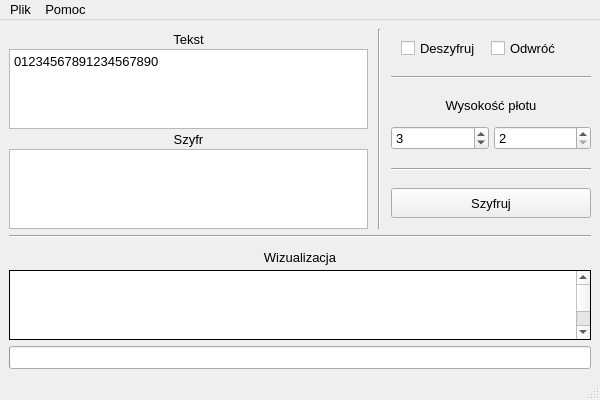
<?xml version="1.0" encoding="UTF-8"?>
<ui version="4.0">
 <class>MainWindow</class>
 <widget class="QMainWindow" name="MainWindow">
  <property name="geometry">
   <rect>
    <x>0</x>
    <y>0</y>
    <width>600</width>
    <height>400</height>
   </rect>
  </property>
  <property name="sizePolicy">
   <sizepolicy hsizetype="Preferred" vsizetype="Preferred">
    <horstretch>0</horstretch>
    <verstretch>0</verstretch>
   </sizepolicy>
  </property>
  <property name="minimumSize">
   <size>
    <width>600</width>
    <height>400</height>
   </size>
  </property>
  <property name="font">
   <font>
    <pointsize>10</pointsize>
   </font>
  </property>
  <property name="windowTitle">
   <string>Szyfr płotkowy</string>
  </property>
  <property name="toolButtonStyle">
   <enum>Qt::ToolButtonTextOnly</enum>
  </property>
  <property name="animated">
   <bool>false</bool>
  </property>
  <property name="tabShape">
   <enum>QTabWidget::Triangular</enum>
  </property>
  <widget class="QWidget" name="centralwidget">
   <property name="minimumSize">
    <size>
     <width>600</width>
     <height>280</height>
    </size>
   </property>
   <property name="palette">
    <palette>
     <active/>
     <inactive/>
     <disabled/>
    </palette>
   </property>
   <layout class="QVBoxLayout" name="verticalLayout">
    <item>
     <layout class="QHBoxLayout" name="appLayoyt">
      <property name="spacing">
       <number>10</number>
      </property>
      <property name="sizeConstraint">
       <enum>QLayout::SetFixedSize</enum>
      </property>
      <item>
       <layout class="QVBoxLayout" name="mainLayout">
        <property name="spacing">
         <number>0</number>
        </property>
        <property name="sizeConstraint">
         <enum>QLayout::SetFixedSize</enum>
        </property>
        <item>
         <widget class="QLabel" name="firstTextLabel">
          <property name="sizePolicy">
           <sizepolicy hsizetype="Preferred" vsizetype="Fixed">
            <horstretch>0</horstretch>
            <verstretch>0</verstretch>
           </sizepolicy>
          </property>
          <property name="minimumSize">
           <size>
            <width>0</width>
            <height>20</height>
           </size>
          </property>
          <property name="maximumSize">
           <size>
            <width>16777215</width>
            <height>20</height>
           </size>
          </property>
          <property name="text">
           <string>Tekst</string>
          </property>
          <property name="alignment">
           <set>Qt::AlignCenter</set>
          </property>
          <property name="buddy">
           <cstring>firstText</cstring>
          </property>
         </widget>
        </item>
        <item>
         <widget class="QPlainTextEdit" name="firstText">
          <property name="enabled">
           <bool>true</bool>
          </property>
          <property name="sizePolicy">
           <sizepolicy hsizetype="Expanding" vsizetype="Fixed">
            <horstretch>0</horstretch>
            <verstretch>0</verstretch>
           </sizepolicy>
          </property>
          <property name="maximumSize">
           <size>
            <width>16777215</width>
            <height>100</height>
           </size>
          </property>
          <property name="toolTip">
           <string>Tutaj wprowadza się wejście dla algorytmu</string>
          </property>
          <property name="plainText">
           <string>01234567891234567890</string>
          </property>
         </widget>
        </item>
        <item>
         <widget class="QLabel" name="secondTextLabel">
          <property name="sizePolicy">
           <sizepolicy hsizetype="Expanding" vsizetype="Fixed">
            <horstretch>0</horstretch>
            <verstretch>0</verstretch>
           </sizepolicy>
          </property>
          <property name="minimumSize">
           <size>
            <width>0</width>
            <height>20</height>
           </size>
          </property>
          <property name="maximumSize">
           <size>
            <width>16777215</width>
            <height>20</height>
           </size>
          </property>
          <property name="text">
           <string>Szyfr</string>
          </property>
          <property name="alignment">
           <set>Qt::AlignCenter</set>
          </property>
         </widget>
        </item>
        <item>
         <widget class="QPlainTextEdit" name="secondText">
          <property name="sizePolicy">
           <sizepolicy hsizetype="Expanding" vsizetype="Fixed">
            <horstretch>0</horstretch>
            <verstretch>0</verstretch>
           </sizepolicy>
          </property>
          <property name="maximumSize">
           <size>
            <width>16777215</width>
            <height>100</height>
           </size>
          </property>
          <property name="toolTip">
           <string>Wyjście algorytmu</string>
          </property>
          <property name="readOnly">
           <bool>true</bool>
          </property>
         </widget>
        </item>
       </layout>
      </item>
      <item>
       <widget class="Line" name="main_sideSeparator">
        <property name="sizePolicy">
         <sizepolicy hsizetype="Fixed" vsizetype="Minimum">
          <horstretch>0</horstretch>
          <verstretch>0</verstretch>
         </sizepolicy>
        </property>
        <property name="orientation">
         <enum>Qt::Vertical</enum>
        </property>
       </widget>
      </item>
      <item>
       <layout class="QVBoxLayout" name="sideLayout" stretch="0,0,0,0,0,0">
        <property name="spacing">
         <number>5</number>
        </property>
        <property name="sizeConstraint">
         <enum>QLayout::SetFixedSize</enum>
        </property>
        <item>
         <layout class="QHBoxLayout" name="optionsLayout">
          <property name="spacing">
           <number>0</number>
          </property>
          <item>
           <widget class="QCheckBox" name="modeCheck">
            <property name="sizePolicy">
             <sizepolicy hsizetype="Fixed" vsizetype="Fixed">
              <horstretch>0</horstretch>
              <verstretch>0</verstretch>
             </sizepolicy>
            </property>
            <property name="minimumSize">
             <size>
              <width>80</width>
              <height>20</height>
             </size>
            </property>
            <property name="maximumSize">
             <size>
              <width>80</width>
              <height>20</height>
             </size>
            </property>
            <property name="toolTip">
             <string>Zmienia tryb działania algorytmu z szyfrowania na deszfyrowanie</string>
            </property>
            <property name="text">
             <string>Deszyfruj</string>
            </property>
            <property name="iconSize">
             <size>
              <width>32</width>
              <height>32</height>
             </size>
            </property>
           </widget>
          </item>
          <item>
           <widget class="QCheckBox" name="inverseCheck">
            <property name="sizePolicy">
             <sizepolicy hsizetype="Fixed" vsizetype="Fixed">
              <horstretch>0</horstretch>
              <verstretch>0</verstretch>
             </sizepolicy>
            </property>
            <property name="minimumSize">
             <size>
              <width>80</width>
              <height>20</height>
             </size>
            </property>
            <property name="maximumSize">
             <size>
              <width>90</width>
              <height>20</height>
             </size>
            </property>
            <property name="layoutDirection">
             <enum>Qt::LeftToRight</enum>
            </property>
            <property name="text">
             <string>Odwróć</string>
            </property>
            <property name="checkable">
             <bool>true</bool>
            </property>
            <property name="checked">
             <bool>false</bool>
            </property>
           </widget>
          </item>
         </layout>
        </item>
        <item>
         <widget class="Line" name="modeSeparator">
          <property name="sizePolicy">
           <sizepolicy hsizetype="Fixed" vsizetype="Fixed">
            <horstretch>0</horstretch>
            <verstretch>0</verstretch>
           </sizepolicy>
          </property>
          <property name="minimumSize">
           <size>
            <width>200</width>
            <height>10</height>
           </size>
          </property>
          <property name="maximumSize">
           <size>
            <width>200</width>
            <height>10</height>
           </size>
          </property>
          <property name="orientation">
           <enum>Qt::Horizontal</enum>
          </property>
         </widget>
        </item>
        <item>
         <widget class="QLabel" name="heightLabel">
          <property name="sizePolicy">
           <sizepolicy hsizetype="Fixed" vsizetype="Fixed">
            <horstretch>0</horstretch>
            <verstretch>0</verstretch>
           </sizepolicy>
          </property>
          <property name="minimumSize">
           <size>
            <width>200</width>
            <height>16</height>
           </size>
          </property>
          <property name="maximumSize">
           <size>
            <width>200</width>
            <height>13</height>
           </size>
          </property>
          <property name="text">
           <string>Wysokość płotu</string>
          </property>
          <property name="alignment">
           <set>Qt::AlignCenter</set>
          </property>
         </widget>
        </item>
        <item>
         <layout class="QHBoxLayout" name="heightLayout" stretch="0,0">
          <property name="leftMargin">
           <number>0</number>
          </property>
          <item>
           <widget class="QSpinBox" name="firstBoardHeight">
            <property name="toolTip">
             <string>Wysokość pierwszej ,,deski'' płotu, czyli odcinka wzdłuż którego położone są litery</string>
            </property>
            <property name="minimum">
             <number>2</number>
            </property>
            <property name="maximum">
             <number>20</number>
            </property>
            <property name="value">
             <number>3</number>
            </property>
           </widget>
          </item>
          <item>
           <widget class="QSpinBox" name="secondBoardHeight">
            <property name="toolTip">
             <string>Wysokość drugiej ,,deski'' płotu, czyli odcinka wzdłuż którego położone są litery</string>
            </property>
            <property name="minimum">
             <number>2</number>
            </property>
            <property name="maximum">
             <number>20</number>
            </property>
            <property name="value">
             <number>2</number>
            </property>
           </widget>
          </item>
         </layout>
        </item>
        <item>
         <widget class="Line" name="keySeparator">
          <property name="sizePolicy">
           <sizepolicy hsizetype="Fixed" vsizetype="Fixed">
            <horstretch>0</horstretch>
            <verstretch>0</verstretch>
           </sizepolicy>
          </property>
          <property name="minimumSize">
           <size>
            <width>200</width>
            <height>10</height>
           </size>
          </property>
          <property name="maximumSize">
           <size>
            <width>200</width>
            <height>10</height>
           </size>
          </property>
          <property name="orientation">
           <enum>Qt::Horizontal</enum>
          </property>
         </widget>
        </item>
        <item>
         <widget class="QPushButton" name="executeButton">
          <property name="sizePolicy">
           <sizepolicy hsizetype="Fixed" vsizetype="Fixed">
            <horstretch>0</horstretch>
            <verstretch>0</verstretch>
           </sizepolicy>
          </property>
          <property name="minimumSize">
           <size>
            <width>200</width>
            <height>30</height>
           </size>
          </property>
          <property name="maximumSize">
           <size>
            <width>200</width>
            <height>30</height>
           </size>
          </property>
          <property name="font">
           <font>
            <pointsize>10</pointsize>
           </font>
          </property>
          <property name="toolTip">
           <string/>
          </property>
          <property name="text">
           <string>Szyfruj</string>
          </property>
         </widget>
        </item>
       </layout>
      </item>
     </layout>
    </item>
    <item>
     <widget class="Line" name="app_visSeparator">
      <property name="orientation">
       <enum>Qt::Horizontal</enum>
      </property>
     </widget>
    </item>
    <item>
     <widget class="QLabel" name="visLabel">
      <property name="sizePolicy">
       <sizepolicy hsizetype="Expanding" vsizetype="Fixed">
        <horstretch>0</horstretch>
        <verstretch>0</verstretch>
       </sizepolicy>
      </property>
      <property name="minimumSize">
       <size>
        <width>0</width>
        <height>20</height>
       </size>
      </property>
      <property name="maximumSize">
       <size>
        <width>16777215</width>
        <height>13</height>
       </size>
      </property>
      <property name="text">
       <string>Wizualizacja</string>
      </property>
      <property name="alignment">
       <set>Qt::AlignCenter</set>
      </property>
      <property name="buddy">
       <cstring>visTable</cstring>
      </property>
     </widget>
    </item>
    <item>
     <widget class="QTableWidget" name="visTable">
      <property name="sizeIncrement">
       <size>
        <width>0</width>
        <height>1</height>
       </size>
      </property>
      <property name="palette">
       <palette>
        <active>
         <colorrole role="WindowText">
          <brush brushstyle="SolidPattern">
           <color alpha="255">
            <red>235</red>
            <green>219</green>
            <blue>158</blue>
           </color>
          </brush>
         </colorrole>
         <colorrole role="Button">
          <brush brushstyle="SolidPattern">
           <color alpha="255">
            <red>21</red>
            <green>62</green>
            <blue>72</blue>
           </color>
          </brush>
         </colorrole>
         <colorrole role="Light">
          <brush brushstyle="SolidPattern">
           <color alpha="255">
            <red>31</red>
            <green>93</green>
            <blue>108</blue>
           </color>
          </brush>
         </colorrole>
         <colorrole role="Midlight">
          <brush brushstyle="SolidPattern">
           <color alpha="255">
            <red>26</red>
            <green>77</green>
            <blue>90</blue>
           </color>
          </brush>
         </colorrole>
         <colorrole role="Dark">
          <brush brushstyle="SolidPattern">
           <color alpha="255">
            <red>10</red>
            <green>31</green>
            <blue>36</blue>
           </color>
          </brush>
         </colorrole>
         <colorrole role="Mid">
          <brush brushstyle="SolidPattern">
           <color alpha="255">
            <red>14</red>
            <green>41</green>
            <blue>48</blue>
           </color>
          </brush>
         </colorrole>
         <colorrole role="Text">
          <brush brushstyle="SolidPattern">
           <color alpha="255">
            <red>235</red>
            <green>219</green>
            <blue>158</blue>
           </color>
          </brush>
         </colorrole>
         <colorrole role="BrightText">
          <brush brushstyle="SolidPattern">
           <color alpha="255">
            <red>235</red>
            <green>219</green>
            <blue>158</blue>
           </color>
          </brush>
         </colorrole>
         <colorrole role="ButtonText">
          <brush brushstyle="SolidPattern">
           <color alpha="255">
            <red>235</red>
            <green>219</green>
            <blue>158</blue>
           </color>
          </brush>
         </colorrole>
         <colorrole role="Base">
          <brush brushstyle="SolidPattern">
           <color alpha="255">
            <red>134</red>
            <green>212</green>
            <blue>212</blue>
           </color>
          </brush>
         </colorrole>
         <colorrole role="Window">
          <brush brushstyle="SolidPattern">
           <color alpha="255">
            <red>21</red>
            <green>62</green>
            <blue>72</blue>
           </color>
          </brush>
         </colorrole>
         <colorrole role="Shadow">
          <brush brushstyle="SolidPattern">
           <color alpha="255">
            <red>0</red>
            <green>0</green>
            <blue>0</blue>
           </color>
          </brush>
         </colorrole>
         <colorrole role="Highlight">
          <brush brushstyle="SolidPattern">
           <color alpha="255">
            <red>120</red>
            <green>111</green>
            <blue>80</blue>
           </color>
          </brush>
         </colorrole>
         <colorrole role="HighlightedText">
          <brush brushstyle="SolidPattern">
           <color alpha="255">
            <red>250</red>
            <green>200</green>
            <blue>143</blue>
           </color>
          </brush>
         </colorrole>
         <colorrole role="Link">
          <brush brushstyle="SolidPattern">
           <color alpha="255">
            <red>0</red>
            <green>0</green>
            <blue>255</blue>
           </color>
          </brush>
         </colorrole>
         <colorrole role="LinkVisited">
          <brush brushstyle="SolidPattern">
           <color alpha="255">
            <red>255</red>
            <green>0</green>
            <blue>255</blue>
           </color>
          </brush>
         </colorrole>
         <colorrole role="AlternateBase">
          <brush brushstyle="SolidPattern">
           <color alpha="255">
            <red>10</red>
            <green>31</green>
            <blue>36</blue>
           </color>
          </brush>
         </colorrole>
         <colorrole role="NoRole">
          <brush brushstyle="SolidPattern">
           <color alpha="255">
            <red>0</red>
            <green>0</green>
            <blue>0</blue>
           </color>
          </brush>
         </colorrole>
         <colorrole role="ToolTipBase">
          <brush brushstyle="SolidPattern">
           <color alpha="255">
            <red>0</red>
            <green>0</green>
            <blue>0</blue>
           </color>
          </brush>
         </colorrole>
         <colorrole role="ToolTipText">
          <brush brushstyle="SolidPattern">
           <color alpha="255">
            <red>0</red>
            <green>0</green>
            <blue>255</blue>
           </color>
          </brush>
         </colorrole>
         <colorrole role="PlaceholderText">
          <brush brushstyle="SolidPattern">
           <color alpha="128">
            <red>120</red>
            <green>115</green>
            <blue>98</blue>
           </color>
          </brush>
         </colorrole>
        </active>
        <inactive>
         <colorrole role="WindowText">
          <brush brushstyle="SolidPattern">
           <color alpha="255">
            <red>0</red>
            <green>0</green>
            <blue>0</blue>
           </color>
          </brush>
         </colorrole>
         <colorrole role="Button">
          <brush brushstyle="SolidPattern">
           <color alpha="255">
            <red>240</red>
            <green>240</green>
            <blue>240</blue>
           </color>
          </brush>
         </colorrole>
         <colorrole role="Light">
          <brush brushstyle="SolidPattern">
           <color alpha="255">
            <red>255</red>
            <green>255</green>
            <blue>255</blue>
           </color>
          </brush>
         </colorrole>
         <colorrole role="Midlight">
          <brush brushstyle="SolidPattern">
           <color alpha="255">
            <red>227</red>
            <green>227</green>
            <blue>227</blue>
           </color>
          </brush>
         </colorrole>
         <colorrole role="Dark">
          <brush brushstyle="SolidPattern">
           <color alpha="255">
            <red>160</red>
            <green>160</green>
            <blue>160</blue>
           </color>
          </brush>
         </colorrole>
         <colorrole role="Mid">
          <brush brushstyle="SolidPattern">
           <color alpha="255">
            <red>160</red>
            <green>160</green>
            <blue>160</blue>
           </color>
          </brush>
         </colorrole>
         <colorrole role="Text">
          <brush brushstyle="SolidPattern">
           <color alpha="255">
            <red>0</red>
            <green>0</green>
            <blue>0</blue>
           </color>
          </brush>
         </colorrole>
         <colorrole role="BrightText">
          <brush brushstyle="SolidPattern">
           <color alpha="255">
            <red>255</red>
            <green>255</green>
            <blue>255</blue>
           </color>
          </brush>
         </colorrole>
         <colorrole role="ButtonText">
          <brush brushstyle="SolidPattern">
           <color alpha="255">
            <red>0</red>
            <green>0</green>
            <blue>0</blue>
           </color>
          </brush>
         </colorrole>
         <colorrole role="Base">
          <brush brushstyle="SolidPattern">
           <color alpha="255">
            <red>255</red>
            <green>255</green>
            <blue>255</blue>
           </color>
          </brush>
         </colorrole>
         <colorrole role="Window">
          <brush brushstyle="SolidPattern">
           <color alpha="255">
            <red>240</red>
            <green>240</green>
            <blue>240</blue>
           </color>
          </brush>
         </colorrole>
         <colorrole role="Shadow">
          <brush brushstyle="SolidPattern">
           <color alpha="255">
            <red>105</red>
            <green>105</green>
            <blue>105</blue>
           </color>
          </brush>
         </colorrole>
         <colorrole role="Highlight">
          <brush brushstyle="SolidPattern">
           <color alpha="255">
            <red>240</red>
            <green>240</green>
            <blue>240</blue>
           </color>
          </brush>
         </colorrole>
         <colorrole role="HighlightedText">
          <brush brushstyle="SolidPattern">
           <color alpha="255">
            <red>0</red>
            <green>0</green>
            <blue>0</blue>
           </color>
          </brush>
         </colorrole>
         <colorrole role="Link">
          <brush brushstyle="SolidPattern">
           <color alpha="255">
            <red>0</red>
            <green>0</green>
            <blue>255</blue>
           </color>
          </brush>
         </colorrole>
         <colorrole role="LinkVisited">
          <brush brushstyle="SolidPattern">
           <color alpha="255">
            <red>255</red>
            <green>0</green>
            <blue>255</blue>
           </color>
          </brush>
         </colorrole>
         <colorrole role="AlternateBase">
          <brush brushstyle="SolidPattern">
           <color alpha="255">
            <red>245</red>
            <green>245</green>
            <blue>245</blue>
           </color>
          </brush>
         </colorrole>
         <colorrole role="NoRole">
          <brush brushstyle="NoBrush">
           <color alpha="255">
            <red>0</red>
            <green>0</green>
            <blue>0</blue>
           </color>
          </brush>
         </colorrole>
         <colorrole role="ToolTipBase">
          <brush brushstyle="SolidPattern">
           <color alpha="255">
            <red>255</red>
            <green>255</green>
            <blue>220</blue>
           </color>
          </brush>
         </colorrole>
         <colorrole role="ToolTipText">
          <brush brushstyle="SolidPattern">
           <color alpha="255">
            <red>0</red>
            <green>0</green>
            <blue>0</blue>
           </color>
          </brush>
         </colorrole>
         <colorrole role="PlaceholderText">
          <brush brushstyle="SolidPattern">
           <color alpha="128">
            <red>0</red>
            <green>0</green>
            <blue>0</blue>
           </color>
          </brush>
         </colorrole>
        </inactive>
        <disabled>
         <colorrole role="WindowText">
          <brush brushstyle="SolidPattern">
           <color alpha="255">
            <red>10</red>
            <green>31</green>
            <blue>36</blue>
           </color>
          </brush>
         </colorrole>
         <colorrole role="Button">
          <brush brushstyle="SolidPattern">
           <color alpha="255">
            <red>21</red>
            <green>62</green>
            <blue>72</blue>
           </color>
          </brush>
         </colorrole>
         <colorrole role="Light">
          <brush brushstyle="SolidPattern">
           <color alpha="255">
            <red>31</red>
            <green>93</green>
            <blue>108</blue>
           </color>
          </brush>
         </colorrole>
         <colorrole role="Midlight">
          <brush brushstyle="SolidPattern">
           <color alpha="255">
            <red>26</red>
            <green>77</green>
            <blue>90</blue>
           </color>
          </brush>
         </colorrole>
         <colorrole role="Dark">
          <brush brushstyle="SolidPattern">
           <color alpha="255">
            <red>10</red>
            <green>31</green>
            <blue>36</blue>
           </color>
          </brush>
         </colorrole>
         <colorrole role="Mid">
          <brush brushstyle="SolidPattern">
           <color alpha="255">
            <red>14</red>
            <green>41</green>
            <blue>48</blue>
           </color>
          </brush>
         </colorrole>
         <colorrole role="Text">
          <brush brushstyle="SolidPattern">
           <color alpha="255">
            <red>10</red>
            <green>31</green>
            <blue>36</blue>
           </color>
          </brush>
         </colorrole>
         <colorrole role="BrightText">
          <brush brushstyle="SolidPattern">
           <color alpha="255">
            <red>235</red>
            <green>219</green>
            <blue>158</blue>
           </color>
          </brush>
         </colorrole>
         <colorrole role="ButtonText">
          <brush brushstyle="SolidPattern">
           <color alpha="255">
            <red>10</red>
            <green>31</green>
            <blue>36</blue>
           </color>
          </brush>
         </colorrole>
         <colorrole role="Base">
          <brush brushstyle="SolidPattern">
           <color alpha="255">
            <red>21</red>
            <green>62</green>
            <blue>72</blue>
           </color>
          </brush>
         </colorrole>
         <colorrole role="Window">
          <brush brushstyle="SolidPattern">
           <color alpha="255">
            <red>21</red>
            <green>62</green>
            <blue>72</blue>
           </color>
          </brush>
         </colorrole>
         <colorrole role="Shadow">
          <brush brushstyle="SolidPattern">
           <color alpha="255">
            <red>0</red>
            <green>0</green>
            <blue>0</blue>
           </color>
          </brush>
         </colorrole>
         <colorrole role="Highlight">
          <brush brushstyle="SolidPattern">
           <color alpha="255">
            <red>0</red>
            <green>120</green>
            <blue>215</blue>
           </color>
          </brush>
         </colorrole>
         <colorrole role="HighlightedText">
          <brush brushstyle="SolidPattern">
           <color alpha="255">
            <red>255</red>
            <green>255</green>
            <blue>255</blue>
           </color>
          </brush>
         </colorrole>
         <colorrole role="Link">
          <brush brushstyle="SolidPattern">
           <color alpha="255">
            <red>0</red>
            <green>0</green>
            <blue>255</blue>
           </color>
          </brush>
         </colorrole>
         <colorrole role="LinkVisited">
          <brush brushstyle="SolidPattern">
           <color alpha="255">
            <red>255</red>
            <green>0</green>
            <blue>255</blue>
           </color>
          </brush>
         </colorrole>
         <colorrole role="AlternateBase">
          <brush brushstyle="SolidPattern">
           <color alpha="255">
            <red>245</red>
            <green>245</green>
            <blue>245</blue>
           </color>
          </brush>
         </colorrole>
         <colorrole role="NoRole">
          <brush brushstyle="NoBrush">
           <color alpha="255">
            <red>0</red>
            <green>0</green>
            <blue>0</blue>
           </color>
          </brush>
         </colorrole>
         <colorrole role="ToolTipBase">
          <brush brushstyle="SolidPattern">
           <color alpha="255">
            <red>255</red>
            <green>255</green>
            <blue>220</blue>
           </color>
          </brush>
         </colorrole>
         <colorrole role="ToolTipText">
          <brush brushstyle="SolidPattern">
           <color alpha="255">
            <red>0</red>
            <green>0</green>
            <blue>0</blue>
           </color>
          </brush>
         </colorrole>
         <colorrole role="PlaceholderText">
          <brush brushstyle="SolidPattern">
           <color alpha="128">
            <red>0</red>
            <green>0</green>
            <blue>0</blue>
           </color>
          </brush>
         </colorrole>
        </disabled>
       </palette>
      </property>
      <property name="font">
       <font>
        <pointsize>14</pointsize>
       </font>
      </property>
      <property name="cursor" stdset="0">
       <cursorShape>ForbiddenCursor</cursorShape>
      </property>
      <property name="focusPolicy">
       <enum>Qt::NoFocus</enum>
      </property>
      <property name="contextMenuPolicy">
       <enum>Qt::NoContextMenu</enum>
      </property>
      <property name="frameShape">
       <enum>QFrame::Box</enum>
      </property>
      <property name="frameShadow">
       <enum>QFrame::Plain</enum>
      </property>
      <property name="lineWidth">
       <number>1</number>
      </property>
      <property name="autoScroll">
       <bool>false</bool>
      </property>
      <property name="editTriggers">
       <set>QAbstractItemView::NoEditTriggers</set>
      </property>
      <property name="tabKeyNavigation">
       <bool>false</bool>
      </property>
      <property name="showDropIndicator" stdset="0">
       <bool>false</bool>
      </property>
      <property name="dragDropOverwriteMode">
       <bool>false</bool>
      </property>
      <property name="alternatingRowColors">
       <bool>false</bool>
      </property>
      <property name="selectionMode">
       <enum>QAbstractItemView::NoSelection</enum>
      </property>
      <property name="textElideMode">
       <enum>Qt::ElideRight</enum>
      </property>
      <property name="horizontalScrollMode">
       <enum>QAbstractItemView::ScrollPerItem</enum>
      </property>
      <property name="showGrid">
       <bool>true</bool>
      </property>
      <property name="gridStyle">
       <enum>Qt::SolidLine</enum>
      </property>
      <property name="wordWrap">
       <bool>false</bool>
      </property>
      <property name="cornerButtonEnabled">
       <bool>false</bool>
      </property>
      <property name="rowCount">
       <number>2</number>
      </property>
      <property name="columnCount">
       <number>0</number>
      </property>
      <attribute name="horizontalHeaderVisible">
       <bool>false</bool>
      </attribute>
      <attribute name="horizontalHeaderMinimumSectionSize">
       <number>35</number>
      </attribute>
      <attribute name="horizontalHeaderDefaultSectionSize">
       <number>35</number>
      </attribute>
      <attribute name="horizontalHeaderHighlightSections">
       <bool>false</bool>
      </attribute>
      <attribute name="horizontalHeaderStretchLastSection">
       <bool>false</bool>
      </attribute>
      <attribute name="verticalHeaderVisible">
       <bool>false</bool>
      </attribute>
      <attribute name="verticalHeaderCascadingSectionResizes">
       <bool>false</bool>
      </attribute>
      <attribute name="verticalHeaderMinimumSectionSize">
       <number>35</number>
      </attribute>
      <attribute name="verticalHeaderDefaultSectionSize">
       <number>35</number>
      </attribute>
      <attribute name="verticalHeaderHighlightSections">
       <bool>false</bool>
      </attribute>
      <attribute name="verticalHeaderShowSortIndicator" stdset="0">
       <bool>false</bool>
      </attribute>
      <attribute name="verticalHeaderStretchLastSection">
       <bool>false</bool>
      </attribute>
      <row/>
      <row/>
     </widget>
    </item>
    <item>
     <widget class="QProgressBar" name="visProgressBar">
      <property name="maximum">
       <number>10</number>
      </property>
      <property name="value">
       <number>0</number>
      </property>
      <property name="textVisible">
       <bool>false</bool>
      </property>
      <property name="invertedAppearance">
       <bool>false</bool>
      </property>
     </widget>
    </item>
   </layout>
  </widget>
  <widget class="QMenuBar" name="menubar">
   <property name="geometry">
    <rect>
     <x>0</x>
     <y>0</y>
     <width>600</width>
     <height>23</height>
    </rect>
   </property>
   <widget class="QMenu" name="menuFile">
    <property name="title">
     <string>Plik</string>
    </property>
    <addaction name="actionLoad"/>
    <addaction name="actionSave"/>
    <addaction name="actionSaveAs"/>
   </widget>
   <widget class="QMenu" name="menuHelp">
    <property name="title">
     <string>Pomoc</string>
    </property>
    <addaction name="actionInfo"/>
   </widget>
   <addaction name="menuFile"/>
   <addaction name="menuHelp"/>
  </widget>
  <widget class="QStatusBar" name="statusbar"/>
  <action name="actionLoad">
   <property name="text">
    <string>Wczytaj</string>
   </property>
  </action>
  <action name="actionSave">
   <property name="text">
    <string>Zapisz</string>
   </property>
  </action>
  <action name="actionInfo">
   <property name="text">
    <string>Algorytm</string>
   </property>
  </action>
  <action name="actionSaveAs">
   <property name="text">
    <string>Zapisz jako</string>
   </property>
  </action>
 </widget>
 <resources/>
 <connections/>
</ui>
